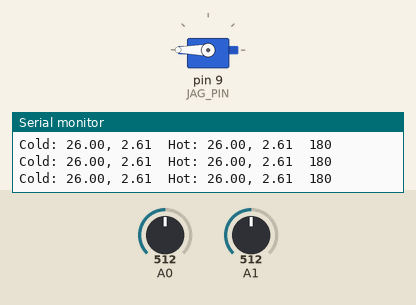
This sketch was run on a simulated Arduino Uno, built with avr-gcc and run on an emulated ATmega328P. On the bench: servo, the last lines printed to the serial monitor. Inputs (shaded band) come from the test bench; at power-on: A1 = 512, A0 = 512.

Above: at 1.2 s.
1.3 s: A1 set to 742
2.8 s: A1 set to 775
At 4.1 s:
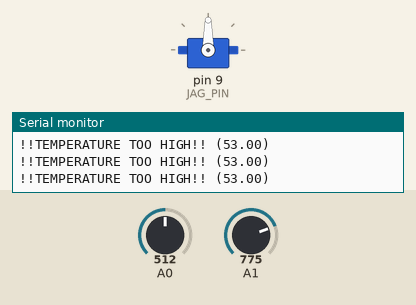
4.4 s: A1 set to 716
At 5.7 s:
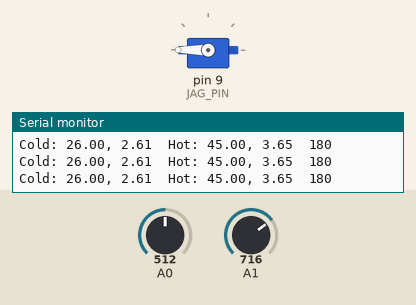
6.0 s: A0 set to 28
7.5 s: A0 set to 23
Timing chart, 0 to 10.5 s (numbered marks = the images above; inputs shaded):
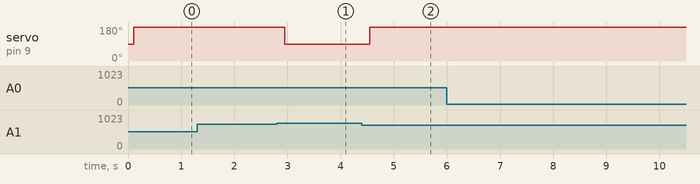

Measured:
- the behaviour switches between 758 and 759 on A1 (found by bisection; images 0 and 1)
- after the input at 2.8 s, servo on pin 9 (JAG_PIN): 180° → 90° after 0.15 s
- after the input at 4.4 s, servo on pin 9 (JAG_PIN): 90° → 180° after 0.15 s

The sketch:

fridge.ino
```cpp
#include <Servo.h>
#include <PID_v1.h>

#define THERM_PIN 0
#define JAG_PIN 9
#define Kp 1
#define Ki 0
#define Kd 0

Servo jag;  // create servo object to control a servo
const double vref = 5.222; //Reference voltage
const double pullup1 = 99.7*1000; //Pullup resistor 1
const double pullup2 = 99.9*1000; //Pullup resistor 2

double temp1 = 25; //Thermistor 1
double temp2 = 25; //Thermistor 2
double PIDOutput = 0;
double setpoint = 25;
String incomingString = "";
PID tempController(&temp1, &PIDOutput, &setpoint, Kp, Ki, Kd, REVERSE);

long out[] = {150,145,140,135,130,125,120,115,110,105,100,95,90,85,80,75,70,65,60,55,50,45,40,35,30,25,20,15,10,5,0,-5,-10,-15,-20,-25,-30,-35,-40};
long in[] = {1618,1827,2070,2350,2676,3057,3503,4026,4643,5372,6238,7269,8504,9988,11780,13951,16597,19835,23820,28749,34879,42548,52200,64422,80003,100000,125851,159522,203723,262229,340346,445602,588793,785573,1058901,1442861,1988706,2774565,3921252};
const int ARR_LEN = 39;

void setup()
{
  jag.attach(JAG_PIN);  //Jag is connected to a pin
  tempController.SetMode(AUTOMATIC);
  Serial.begin(19200);
  Serial.println("Startup");
}

void loop()
{
  if (temp2 <= 50)
  {
    tempController.Compute();

    incomingString = "";
    while (Serial.available() > 0)
      incomingString += (char)(Serial.read());

    if(incomingString.substring(0, 4) == "SET:")
    {
      setpoint = incomingString.substring(4).toInt();
      Serial.println("Setpoint set at "+String(setpoint));
    }
    else if(incomingString != "")
      Serial.println("INVALID COMMAND!");

    temp1 = readTherm(0, 40, pullup1, vref);
    temp2 = readTherm(1, 40, pullup2, vref);

    //jag.write(map(constrain(PIDOutput, -100, 100), -100, 100, -180, 180));
    jag.write(180);

    Serial.print("Cold: "+String(temp1)+", "+String((analogRead(0)/1023.0)*vref));
    Serial.print("\t");
    Serial.print("Hot: "+String(temp2)+", "+String((analogRead(1)/1023.0)*vref));
    Serial.print("\t");
    Serial.println(jag.read());
  }
  else
  {
    temp2 = readTherm(1, 40, pullup2, vref);
    Serial.println("!!TEMPERATURE TOO HIGH!! ("+String(temp2)+")");
    jag.write(90);
  }
}

int readTherm(int port, int samples, double pullup_res, double v_ref)
{
  long tempTotal = 0;

  for(int C = 0;C < samples;C++)
  {
    tempTotal += (pullup_res*(v_ref-((analogRead(port)/1023.0)*v_ref)))/((analogRead(port)/1023.0)*v_ref);
    delay(1);
  }
  long avg = tempTotal/(double)(samples);
  return multiMap((long)(avg), in, out, ARR_LEN);
}

int multiMap(long val, long* _in, long* _out, uint8_t sizee)
{
  // take care the value is within range
  // val = constrain(val, _in[0], _in[size-1]);
  if (val <= _in[0]){Serial.print("VALUE TOO SMALL:  "); Serial.println(String(val)+" <= "+String(_in[0])); return _out[0];}
  if (val >= _in[sizee-1]){Serial.print("VALUE TOO LARGE  "); Serial.println(String(val)+" >= "+String(_in[0])); return _out[sizee-1];}

  // search right interval
  uint8_t pos = 1;  // _in[0] allready tested
  while(val > _in[pos]) pos++;

  // this will handle all exact "points" in the _in array
  if (val == _in[pos]) return _out[pos];

  // interpolate in the right segment for the rest
  return (val - _in[pos-1]) * (_out[pos] - _out[pos-1]) / (_in[pos] - _in[pos-1]) + _out[pos-1];
}
```
